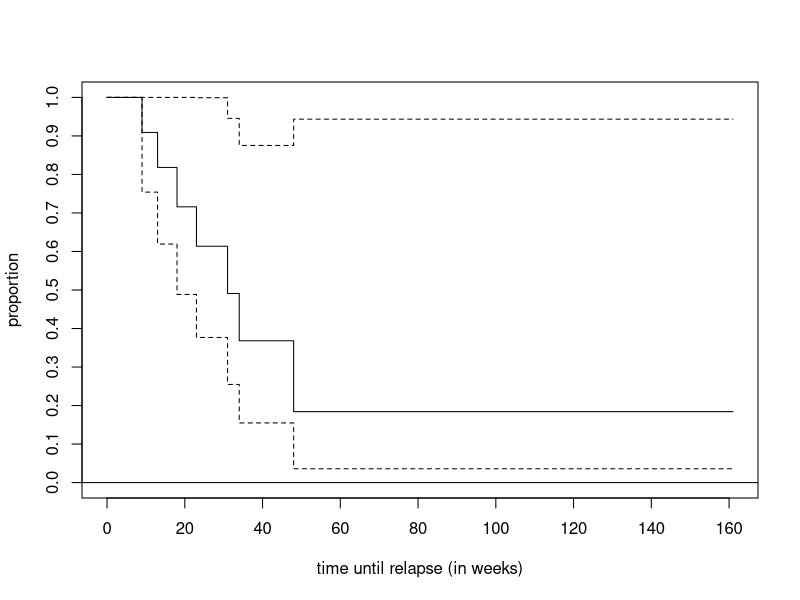

This figure's R source:
# 加载生存分析包
library("survival")
# 设置工作路径
setwd("D:\\softwares\\applied statistics\\rcodelearning\\chap32\\sourcecode")
# 拟合经验生存函数曲线
res <- survfit(
    Surv(time, status) ~ x, # 公式
    data = aml[aml$x == "Maintained", ] # 数据
)
# 开始绘图
dev.new()
# 保存文件
pdf("../codeimage/code1.pdf")
plot(
    res,
    conf.int = TRUE,
    xlab = "time until relapse (in weeks)",
    ylab = "proportion",
    lab = c(10, 10, 7)
)
abline(h = 0)
# 关闭图形
dev.off()
# 关闭文件
dev.off()
# 保存工作空间
save.image("R1.RData")
